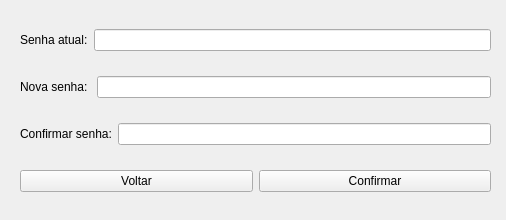
<?xml version="1.0" encoding="UTF-8"?>
<ui version="4.0">
 <class>alterarSenha</class>
 <widget class="QWidget" name="alterarSenha">
  <property name="geometry">
   <rect>
    <x>0</x>
    <y>0</y>
    <width>506</width>
    <height>220</height>
   </rect>
  </property>
  <property name="windowTitle">
   <string>Alterar senha</string>
  </property>
  <widget class="QWidget" name="layoutWidget">
   <property name="geometry">
    <rect>
     <x>20</x>
     <y>10</y>
     <width>471</width>
     <height>201</height>
    </rect>
   </property>
   <layout class="QVBoxLayout" name="verticalLayout">
    <item>
     <layout class="QHBoxLayout" name="horizontalLayout">
      <item>
       <layout class="QHBoxLayout" name="horizontalLayout_5">
        <item>
         <widget class="QLabel" name="label">
          <property name="text">
           <string>Senha atual:</string>
          </property>
         </widget>
        </item>
        <item>
         <widget class="QLineEdit" name="txt_senha">
          <property name="echoMode">
           <enum>QLineEdit::Password</enum>
          </property>
         </widget>
        </item>
       </layout>
      </item>
     </layout>
    </item>
    <item>
     <layout class="QHBoxLayout" name="horizontalLayout_2">
      <item>
       <layout class="QHBoxLayout" name="horizontalLayout_6">
        <item>
         <widget class="QLabel" name="label_2">
          <property name="text">
           <string>Nova senha: </string>
          </property>
         </widget>
        </item>
        <item>
         <widget class="QLineEdit" name="txt_nova_senha">
          <property name="echoMode">
           <enum>QLineEdit::Password</enum>
          </property>
         </widget>
        </item>
       </layout>
      </item>
     </layout>
    </item>
    <item>
     <layout class="QHBoxLayout" name="horizontalLayout_3">
      <item>
       <layout class="QHBoxLayout" name="horizontalLayout_7">
        <item>
         <widget class="QLabel" name="label_3">
          <property name="text">
           <string>Confirmar senha:</string>
          </property>
         </widget>
        </item>
        <item>
         <widget class="QLineEdit" name="txt_confirmar_senha">
          <property name="echoMode">
           <enum>QLineEdit::Password</enum>
          </property>
         </widget>
        </item>
       </layout>
      </item>
     </layout>
    </item>
    <item>
     <layout class="QHBoxLayout" name="horizontalLayout_4">
      <item>
       <widget class="QPushButton" name="voltarButton">
        <property name="text">
         <string>Voltar</string>
        </property>
       </widget>
      </item>
      <item>
       <widget class="QPushButton" name="confirmarButton">
        <property name="text">
         <string>Confirmar</string>
        </property>
       </widget>
      </item>
     </layout>
    </item>
   </layout>
  </widget>
 </widget>
 <resources/>
 <connections/>
</ui>
